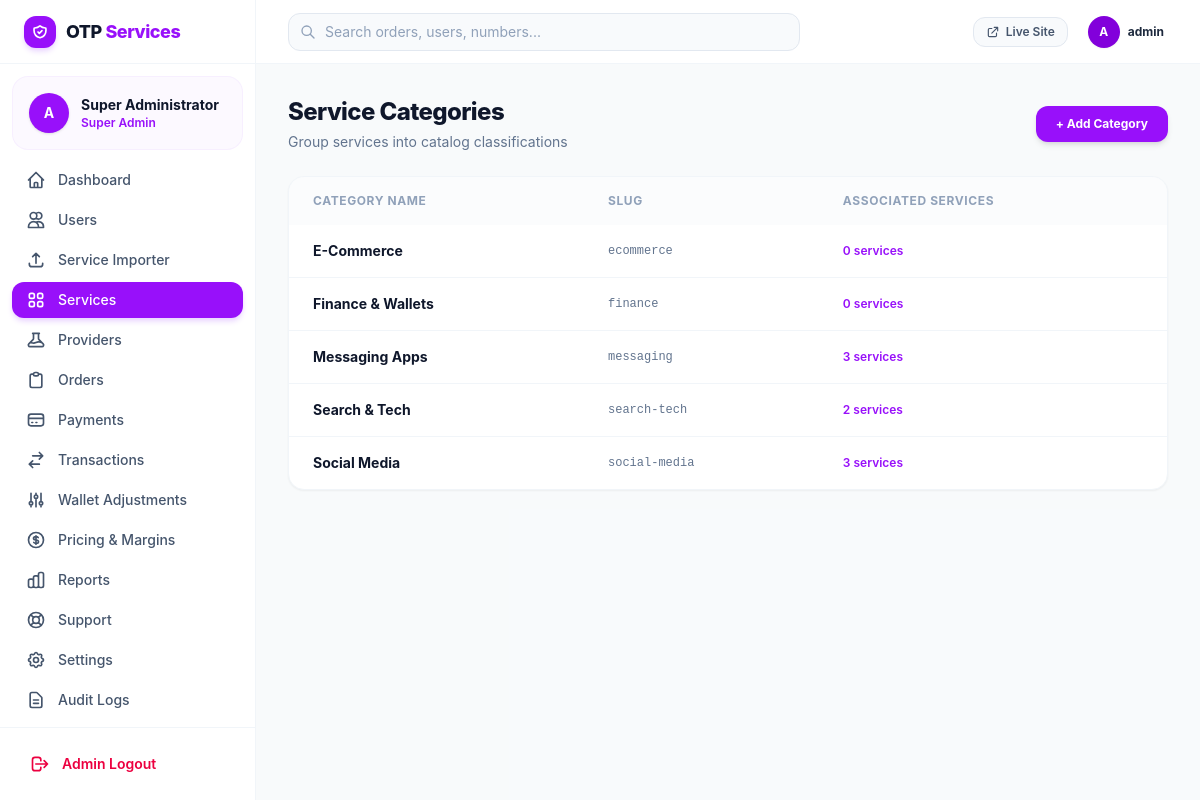
The app's page /admin/categories.php (signed in) with its own data.
### tables this page shows
CREATE TABLE `service_categories` (
  `id` INT AUTO_INCREMENT PRIMARY KEY,
  `name` VARCHAR(100) NOT NULL,
  `slug` VARCHAR(100) NOT NULL UNIQUE,
  `icon` VARCHAR(50) DEFAULT 'grid'
);

### includes/session.php (called while the page is built, shortened)
<?php
function current_admin_id(): ?int {
    return $_SESSION['admin_id'] ?? null;
}
function get_current_admin_data(): ?array {
    $aid = current_admin_id();
    $db = get_db();
    $stmt = $db->prepare("SELECT a.*, r.name as role_name, r.slug as role_slug FROM admins a LEFT JOIN roles r ON r.id = a.role_id WHERE a.id = ? LIMIT 1");
    $stmt->execute([$aid]);
    return $stmt->fetch() ?: null;
}

### admin/includes/auth.php (called while the page is built, shortened)
<?php
require_once __DIR__ . '/../../includes/functions.php';
require_once __DIR__ . '/../../includes/session.php';
$currentAdmin = get_current_admin_data();

### includes/functions.php (called while the page is built, shortened)
<?php
function e(?string $string): string {
    return htmlspecialchars($string ?? '', ENT_QUOTES, 'UTF-8');
}

### admin/categories.php (the view, shortened to what this page needs)
<?php
require_once __DIR__ . '/includes/header.php';
require_once __DIR__ . '/includes/sidebar.php';
$db = get_db();
$categories = $db->query("SELECT c.*, (SELECT COUNT(*) FROM services WHERE category_id = c.id) as services_count FROM service_categories c ORDER BY c.name ASC")->fetchAll();
?>
<div class="flex-1 flex flex-col min-w-0 overflow-hidden">
    <?php require_once __DIR__ . '/includes/navbar.php'; ?>
    <main class="flex-1 overflow-y-auto p-4 sm:p-8 bg-slate-50/60" x-data="{ newModal: false }">
        <div class="max-w-5xl mx-auto space-y-6">
            <div class="flex items-center justify-between">
                <div class="space-y-1">
                    <h1 class="text-2xl font-extrabold text-slate-900 tracking-tight">Service Categories</h1>
                    <p class="text-sm text-slate-500">Group services into catalog classifications</p>
                </div>
                <button type="button" @click="newModal = true" class="px-5 py-2.5 rounded-xl bg-purple-600 text-white font-bold text-xs hover:bg-purple-700 shadow-md">
                    + Add Category
                </button>
            </div>
            <div class="bg-white rounded-2xl border border-slate-100 shadow-xs overflow-hidden">
                <table class="w-full text-left text-sm text-slate-600">
                    <thead class="bg-slate-50/60 text-xs uppercase font-semibold text-slate-400 tracking-wider">
                        <tr>
                            <th class="px-6 py-4">Category Name</th>
                            <th class="px-6 py-4">Slug</th>
                            <th class="px-6 py-4">Associated Services</th>
                        </tr>
                    </thead>
                    <tbody class="divide-y divide-slate-100">
                        <?php foreach ($categories as $cat): ?>
                            <tr class="hover:bg-slate-50/80 transition-colors">
                                <td class="px-6 py-4 font-bold text-slate-900"><?= e($cat['name']) ?></td>
                                <td class="px-6 py-4 font-mono text-xs text-slate-500"><?= e($cat['slug']) ?></td>
                                <td class="px-6 py-4 text-xs font-semibold text-purple-600"><?= $cat['services_count'] ?> services</td>
                            </tr>
                        <?php endforeach; ?>
                    </tbody>
                </table>
            </div>
        </div>
    </main>
</div>
<?php require_once __DIR__ . '/includes/footer.php'; ?>

### admin/includes/sidebar.php (shortened to what this page needs)
<?php
$currentScript = basename($_SERVER['PHP_SELF']);
?>
<aside :class="sidebarOpen ? 'translate-x-0' : '-translate-x-full'" class="fixed inset-y-0 left-0 z-50 w-64 bg-white border-r border-slate-100 flex flex-col justify-between transition-transform duration-200 ease-in-out md:static md:translate-x-0 shrink-0">
    <div class="overflow-y-auto">
        <div class="h-16 flex items-center px-6 border-b border-slate-100">
            <a href="/admin/dashboard.php" class="flex items-center gap-2.5">
                <div class="w-8 h-8 rounded-xl bg-purple-600 flex items-center justify-center text-white shadow-md shadow-purple-200">
                </div>
                <span class="font-extrabold text-lg tracking-tight text-slate-900">OTP <span class="text-purple-600">Services</span></span>
            </a>
        </div>
        <div class="p-4 mx-3 my-3 bg-purple-50/60 rounded-2xl flex items-center gap-3 border border-purple-100/60">
            <div class="w-10 h-10 rounded-full bg-purple-600 text-white font-bold flex items-center justify-center text-sm shadow-sm">
                A
            </div>
            <div class="overflow-hidden">
                <div class="text-sm font-bold text-slate-900 truncate"><?= e($currentAdmin['name']) ?></div>
                <div class="text-xs text-purple-600 font-semibold">Super Admin</div>
            </div>
        </div>
        <nav class="px-3 space-y-1 text-sm font-medium pb-6">
            <a href="/admin/dashboard.php" class="flex items-center gap-3 px-3.5 py-2 rounded-xl transition-colors <?= in_array($currentScript, ['dashboard.php', 'index.php']) ? 'bg-purple-600 text-white shadow-md shadow-purple-200' : 'text-slate-600 hover:bg-slate-50 hover:text-slate-900' ?>">
                <svg class="w-5 h-5 shrink-0" fill="none" viewBox="0 0 24 24" stroke="currentColor"><path stroke-linecap="round" stroke-linejoin="round" stroke-width="2" d="M3 12l2-2m0 0l7-7 7 7M5 10v10a1 1 0 001 1h3m10-11l2 2m-2-2v10a1 1 0 01-1 1h-3m-6 0a1 1 0 001-1v-4a1 1 0 011-1h2a1 1 0 011 1v4a1 1 0 001 1m-6 0h6"/></svg>
                <span>Dashboard</span>
            </a>
            <a href="/admin/users.php" class="flex items-center gap-3 px-3.5 py-2 rounded-xl transition-colors <?= in_array($currentScript, ['users.php', 'user-details.php', 'user-edit.php', 'user-transactions.php']) ? 'bg-purple-600 text-white shadow-md shadow-purple-200' : 'text-slate-600 hover:bg-slate-50 hover:text-slate-900' ?>">
                <svg class="w-5 h-5 shrink-0" fill="none" viewBox="0 0 24 24" stroke="currentColor"><path stroke-linecap="round" stroke-linejoin="round" stroke-width="2" d="M12 4.354a4 4 0 110 5.292M15 21H3v-1a6 6 0 0112 0v1zm0 0h6v-1a6 6 0 00-9-5.197M13 7a4 4 0 11-8 0 4 4 0 018 0z"/></svg>
                <span>Users</span>
            </a>
            <a href="/admin/service-importer.php" class="flex items-center gap-3 px-3.5 py-2 rounded-xl transition-colors <?= in_array($currentScript, ['service-importer.php', 'import-history.php']) ? 'bg-purple-600 text-white shadow-md shadow-purple-200' : 'text-slate-600 hover:bg-slate-50 hover:text-slate-900' ?>">
                <svg class="w-5 h-5 shrink-0" fill="none" viewBox="0 0 24 24" stroke="currentColor"><path stroke-linecap="round" stroke-linejoin="round" stroke-width="2" d="M4 16v1a3 3 0 003 3h10a3 3 0 003-3v-1m-4-8l-4-4m0 0L8 8m4-4v12"/></svg>
                <span>Service Importer</span>
            </a>
            <a href="/admin/services.php" class="flex items-center gap-3 px-3.5 py-2 rounded-xl transition-colors <?= in_array($currentScript, ['services.php', 'service-add.php', 'service-edit.php', 'categories.php', 'countries.php']) ? 'bg-purple-600 text-white shadow-md shadow-purple-200' : 'text-slate-600 hover:bg-slate-50 hover:text-slate-900' ?>">
                <span>Services</span>
            </a>
            <a href="/admin/providers.php" class="flex items-center gap-3 px-3.5 py-2 rounded-xl transition-colors <?= in_array($currentScript, ['providers.php', 'provider-add.php', 'provider-edit.php', 'provider-test.php', 'provider-logs.php']) ? 'bg-purple-600 text-white shadow-md shadow-purple-200' : 'text-slate-600 hover:bg-slate-50 hover:text-slate-900' ?>">
                <span>Providers</span>
            </a>
            <a href="/admin/orders.php" class="flex items-center gap-3 px-3.5 py-2 rounded-xl transition-colors <?= in_array($currentScript, ['orders.php', 'order-details.php']) ? 'bg-purple-600 text-white shadow-md shadow-purple-200' : 'text-slate-600 hover:bg-slate-50 hover:text-slate-900' ?>">
                <svg class="w-5 h-5 shrink-0" fill="none" viewBox="0 0 24 24" stroke="currentColor"><path stroke-linecap="round" stroke-linejoin="round" stroke-width="2" d="M9 5H7a2 2 0 00-2 2v12a2 2 0 002 2h10a2 2 0 002-2V7a2 2 0 00-2-2h-2M9 5a2 2 0 002 2h2a2 2 0 002-2M9 5a2 2 0 012-2h2a2 2 0 012 2"/></svg>
                <span>Orders</span>
            </a>
            <a href="/admin/payments.php" class="flex items-center gap-3 px-3.5 py-2 rounded-xl transition-colors <?= in_array($currentScript, ['payments.php', 'deposit-requests.php', 'refunds.php']) ? 'bg-purple-600 text-white shadow-md shadow-purple-200' : 'text-slate-600 hover:bg-slate-50 hover:text-slate-900' ?>">
                <svg class="w-5 h-5 shrink-0" fill="none" viewBox="0 0 24 24" stroke="currentColor"><path stroke-linecap="round" stroke-linejoin="round" stroke-width="2" d="M3 10h18M7 15h1m4 0h1m-7 4h12a3 3 0 003-3V8a3 3 0 00-3-3H6a3 3 0 00-3 3v8a3 3 0 003 3z"/></svg>
                <span>Payments</span>
            </a>
            <a href="/admin/transactions.php" class="flex items-center gap-3 px-3.5 py-2 rounded-xl transition-colors <?= $currentScript === 'transactions.php' ? 'bg-purple-600 text-white shadow-md shadow-purple-200' : 'text-slate-600 hover:bg-slate-50 hover:text-slate-900' ?>">
                <svg class="w-5 h-5 shrink-0" fill="none" viewBox="0 0 24 24" stroke="currentColor"><path stroke-linecap="round" stroke-linejoin="round" stroke-width="2" d="M8 7h12m0 0l-4-4m4 4l-4 4m0 6H4m0 0l4 4m-4-4l4-4"/></svg>
                <span>Transactions</span>
            </a>
            <a href="/admin/wallet.php" class="flex items-center gap-3 px-3.5 py-2 rounded-xl transition-colors <?= $currentScript === 'wallet.php' ? 'bg-purple-600 text-white shadow-md shadow-purple-200' : 'text-slate-600 hover:bg-slate-50 hover:text-slate-900' ?>">
                <svg class="w-5 h-5 shrink-0" fill="none" viewBox="0 0 24 24" stroke="currentColor"><path stroke-linecap="round" stroke-linejoin="round" stroke-width="2" d="M12 6V4m0 2a2 2 0 100 4m0-4a2 2 0 110 4m-6 8a2 2 0 100-4m0 4a2 2 0 110-4m0 4v2m0-6V4m6 6v10m6-2a2 2 0 100-4m0 4a2 2 0 110-4m0 4v2m0-6V4"/></svg>
                <span>Wallet Adjustments</span>
            </a>
            <a href="/admin/pricing.php" class="flex items-center gap-3 px-3.5 py-2 rounded-xl transition-colors <?= $currentScript === 'pricing.php' ? 'bg-purple-600 text-white shadow-md shadow-purple-200' : 'text-slate-600 hover:bg-slate-50 hover:text-slate-900' ?>">
                <span>Pricing & Margins</span>
            </a>
            <a href="/admin/reports.php" class="flex items-center gap-3 px-3.5 py-2 rounded-xl transition-colors <?= $currentScript === 'reports.php' ? 'bg-purple-600 text-white shadow-md shadow-purple-200' : 'text-slate-600 hover:bg-slate-50 hover:text-slate-900' ?>">
                <span>Reports</span>
            </a>
            <a href="/admin/support.php" class="flex items-center gap-3 px-3.5 py-2 rounded-xl transition-colors <?= in_array($currentScript, ['support.php', 'ticket-details.php']) ? 'bg-purple-600 text-white shadow-md shadow-purple-200' : 'text-slate-600 hover:bg-slate-50 hover:text-slate-900' ?>">
                <span>Support</span>
            </a>
            <a href="/admin/settings.php" class="flex items-center gap-3 px-3.5 py-2 rounded-xl transition-colors <?= in_array($currentScript, ['settings.php', 'website-settings.php', 'payment-settings.php', 'security.php', 'security-settings.php']) ? 'bg-purple-600 text-white shadow-md shadow-purple-200' : 'text-slate-600 hover:bg-slate-50 hover:text-slate-900' ?>">
                <span>Settings</span>
            </a>
            <a href="/admin/audit-logs.php" class="flex items-center gap-3 px-3.5 py-2 rounded-xl transition-colors <?= in_array($currentScript, ['audit-logs.php', 'activity-logs.php']) ? 'bg-purple-600 text-white shadow-md shadow-purple-200' : 'text-slate-600 hover:bg-slate-50 hover:text-slate-900' ?>">
                <svg class="w-5 h-5 shrink-0" fill="none" viewBox="0 0 24 24" stroke="currentColor"><path stroke-linecap="round" stroke-linejoin="round" stroke-width="2" d="M9 12h6m-6 4h6m2 5H7a2 2 0 01-2-2V5a2 2 0 012-2h5.586a1 1 0 01.707.293l5.414 5.414a1 1 0 01.293.707V19a2 2 0 01-2 2z"/></svg>
                <span>Audit Logs</span>
            </a>
        </nav>
    </div>
    <div class="p-4 border-t border-slate-100">
        <a href="/admin/logout.php" class="flex items-center gap-3 px-3.5 py-2.5 rounded-xl text-sm font-semibold text-rose-600 hover:bg-rose-50 transition-colors">
            <svg class="w-5 h-5" fill="none" viewBox="0 0 24 24" stroke="currentColor"><path stroke-linecap="round" stroke-linejoin="round" stroke-width="2" d="M17 16l4-4m0 0l-4-4m4 4H7m6 4v1a3 3 0 01-3 3H6a3 3 0 01-3-3V7a3 3 0 013-3h4a3 3 0 013 3v1"/></svg>
            <span>Admin Logout</span>
        </a>
    </div>
</aside>

### admin/includes/navbar.php (shortened to what this page needs)
<header class="h-16 bg-white border-b border-slate-100 flex items-center justify-between px-4 sm:px-8 shrink-0">
    <div class="flex items-center gap-4 flex-1 max-w-lg">
        <form action="/admin/orders.php" method="GET" class="relative w-full">
            <span class="absolute inset-y-0 left-0 pl-3 flex items-center pointer-events-none text-slate-400">
            </span>
            <input type="text" name="search" placeholder="Search orders, users, numbers..." class="w-full pl-9 pr-4 py-2 bg-slate-50 border border-slate-200 rounded-xl text-sm placeholder:text-slate-400 focus:outline-none focus:ring-2 focus:ring-purple-600/20 focus:border-purple-600 focus:bg-white transition-all">
        </form>
    </div>
    <div class="flex items-center gap-4">
        <a href="/index.php" target="_blank" class="hidden sm:inline-flex items-center gap-1.5 px-3 py-1.5 rounded-xl text-xs font-semibold bg-slate-50 border border-slate-200 text-slate-600 hover:bg-slate-100 transition-colors">
            <svg class="w-3.5 h-3.5" fill="none" viewBox="0 0 24 24" stroke="currentColor"><path stroke-linecap="round" stroke-linejoin="round" stroke-width="2" d="M10 6H6a2 2 0 00-2 2v10a2 2 0 002 2h10a2 2 0 002-2v-4M14 4h6m0 0v6m0-6L10 14"/></svg>
            Live Site
        </a>
        <div class="flex items-center gap-2 p-1">
            <div class="w-8 h-8 rounded-full bg-purple-700 text-white font-bold flex items-center justify-center text-xs shadow-xs">
                A
            </div>
            <span class="text-xs font-bold text-slate-800 hidden sm:inline"><?= e($currentAdmin['username']) ?></span>
        </div>
    </div>
</header>

### records on screen
service_categories: name "E-Commerce", slug "ecommerce", services_count "0"
service_categories: name "Finance & Wallets", slug "finance", services_count "0"
service_categories: name "Messaging Apps", slug "messaging", services_count "3"
service_categories: name "Search & Tech", slug "search-tech", services_count "2"
service_categories: name "Social Media", slug "social-media", services_count "3"

### other values on screen
$currentAdmin['name'] "Super Administrator"
$currentAdmin['username'] "admin"
